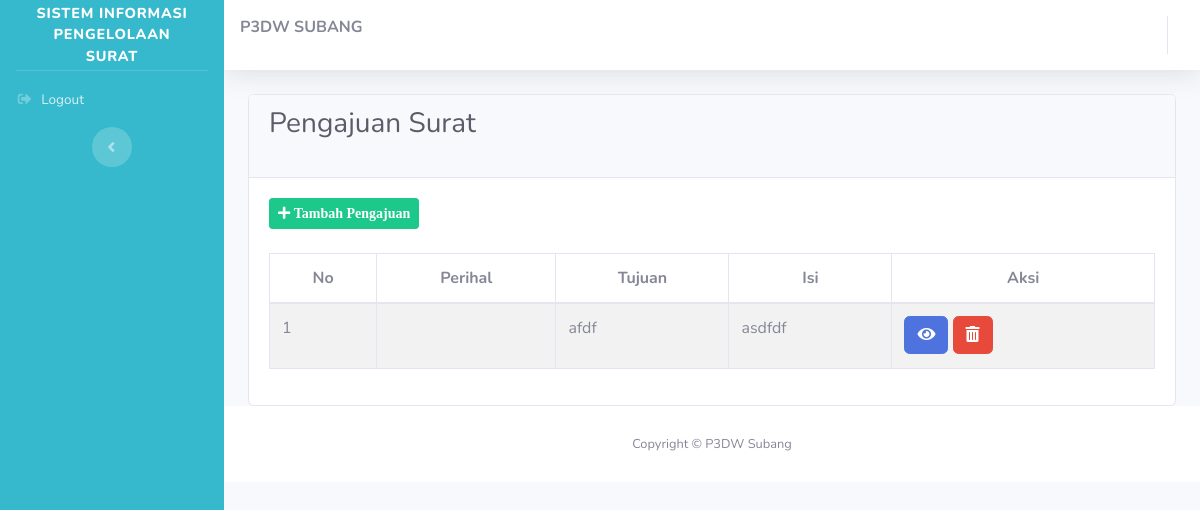
Screenshot of /index.php/kepala_seksi/surat/pengajuan with the database file from the repository.
### tables this page shows
CREATE TABLE `surat_keluar` (
  `id_surat_keluar` int(11) NOT NULL,
  `urutan_surat` int(191) NOT NULL,
  `id_pengajuan_surat_keluar` int(11) NOT NULL,
  `no_surat` varchar(191) NOT NULL,
  `tanggal` date NOT NULL,
  `isi` text NOT NULL,
  `file` varchar(191) NOT NULL,
  `klasifikasi` varchar(191) NOT NULL
);

CREATE TABLE `pengajuan_surat_keluar` (
  `id_pengajuan_surat_keluar` int(11) NOT NULL,
  `id_staff` int(11) DEFAULT NULL,
  `perihal` varchar(191) NOT NULL,
  `tujuan` varchar(191) NOT NULL,
  `status` int(191) NOT NULL,
  `isi` text NOT NULL,
  `kepala_p3d` varchar(191) DEFAULT NULL,
  `kepala_seksi` varchar(191) DEFAULT NULL
);

### application/controllers/kepala_seksi/Surat.php (called while the page is built, shortened)
<?php
class Surat extends CI_Controller {
  public function pengajuan()
  {
		$data['title']  = "Pengajuan Surat";
    $this->db->join('surat_keluar', 'pengajuan_surat_keluar.id_pengajuan_surat_keluar = surat_keluar.id_pengajuan_surat_keluar', 'left');
    $this->db->select('pengajuan_surat_keluar.*, surat_keluar.file');
		$data['surat']  = $this->db->get_where('pengajuan_surat_keluar', ['kepala_seksi'  => $this->session->id_kepala_seksi])->result_array();
		$this->load->view('templates_admin/header', $data);
		$this->load->view('templates_admin/sidebar');
		$this->load->view('kepala_seksi/pengajuanSurat');
		$this->load->view('templates_admin/footer');
  }
}

### index.php (called while the page is built, shortened)
<?php
require_once BASEPATH.'core/CodeIgniter.php';

### application/views/kepala_seksi/pengajuanSurat.php (the view, shortened to what this page needs)
<div class="container-fluid">
  <div class="card">
    <div class="card-header">
      <div class="d-sm-flex align-items-center justify-content-between mb-4">
        <h1 class="h3 mb-0 text-gray-800"><?php echo $title ?></h1>
      </div>
    </div>
    <div class="card-body">
      <a class="btn btn-sm btn-success mb-3" href="<?php echo base_url('kepala_seksi/pengajuan_surat/tambah') ?>">
        <i class="fas fa-plus"> Tambah Pengajuan</i>
      </a>
      <table class="table table-bordered table-striped mt-2" id="myTable">
        <thead>
          <tr>
            <th class ="text-center">No</th>
            <th class ="text-center">Perihal</th>
            <th class ="text-center">Tujuan</th>
            <th class ="text-center">Isi</th>
            <th class ="text-center">Aksi</th>
          </tr>
        </thead>
        <tbody>
          <?php
            $no=1;
            foreach ($surat as $m) : ?>
            <tr>
              <td><?php echo $no++ ?></td>
              <td><?php echo $m['perihal'] ?></td>
              <td><?php echo $m['tujuan'] ?></td>
              <td><?php echo $m['isi'] ?></td>
              <td>
                <?php
                  switch ($m['status']) {
                    case '0': ?>
                      <?php break;
                    case '1': ?>
                      <a href="<?= base_url('assets/' . $m['file']); ?>" class="btn btn-primary"><i class="fas fa-eye"></i></a>
                      <?php break;
                  }
                ?>
                <a href="<?= base_url('staff/pengajuan_surat/hapus/' . $m['id_pengajuan_surat_keluar']); ?>" class="btn btn-danger"><i class="fas fa-trash-alt"></i></a>
              </td>
            </tr>
          <?php endforeach; ?>
        </tbody>
      </table>
    </div>
  </div>
</div>

### rows the page displays
surat_keluar: id_pengajuan_surat_keluar.tujuan "afdf", id_pengajuan_surat_keluar.isi "asdfdf"

### other values shown
$title "Pengajuan Surat"
